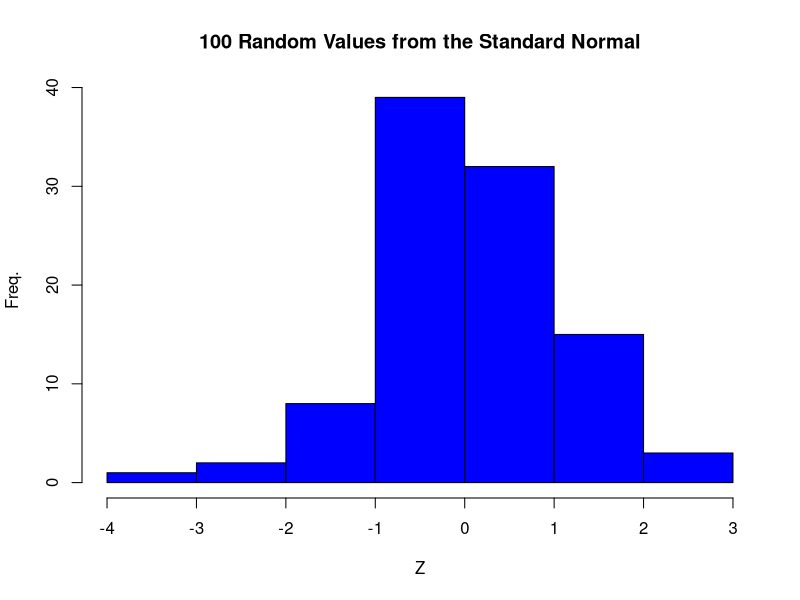
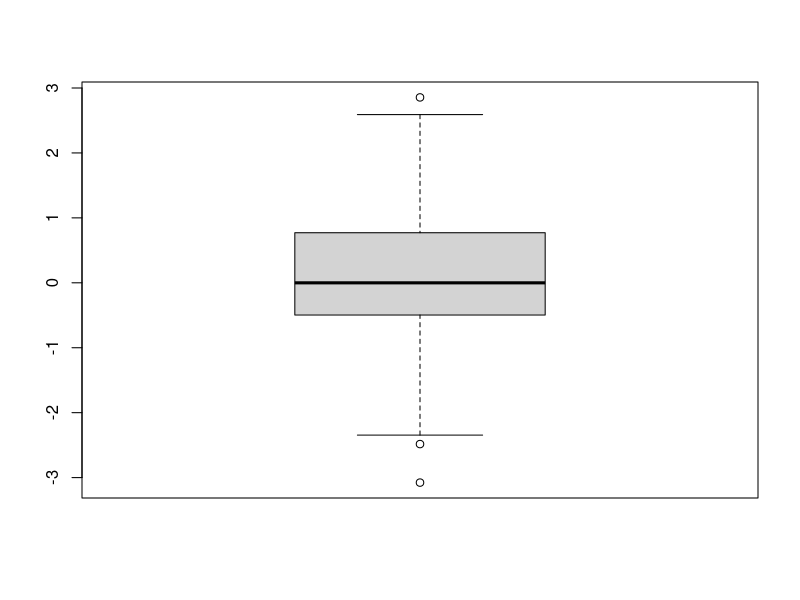

Recreate these plots in R, in order.
## ---- chunk 1
#x=c(3:25)
x=rnorm(100)
hist(x, xlab="Z", ylab="Freq.",main="100 Random Values from the Standard Normal",col="blue")

boxplot(x)
